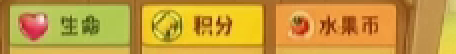
#> input picture assets/board.png, 228 x 27 px (shown 2 times larger)
$ python -i detector.py   (imports and definitions only)
#> lines starting #> are read from the running program, lines starting #| are printed output that depends on the picture
"""Offline-testable image recognition. This module never sends input."""
from pathlib import Path
import sys
import cv2
import numpy as np

BASE = Path(getattr(sys, '_MEIPASS', Path(__file__).parent))

class Detector:
    WIDTH = 327

    def __init__(self):
        self.templates = {}
        # Nearby scales accommodate the WeChat title bar and aspect-ratio changes.
        self.target_names = ('plain', 'plain_upright', 'plain_round', 'plain_high',
                             'fruit', 'fruit_upright', 'fruit_round')
        for name in ('board', 'board_live', 'hold', 'ninja', 'bomb_head', 'clock_body','clock_body2','clock_live') + self.target_names:
            im = cv2.imdecode(np.fromfile(BASE / 'assets' / (name + '.png'), np.uint8), 0)
            if im is None:
                raise RuntimeError('缺少识别素材：' + name)
            self.templates[name] = [
                (s, cv2.resize(im, None, fx=s, fy=s, interpolation=cv2.INTER_AREA))
                for s in (.82, .88, .94, 1.0, 1.06, 1.12)
            ]

    # [126 lines left out: functions matches, detect, classify_object, not called in this run]

>>> import cv2
>>> picture = cv2.cvtColor(cv2.imread('assets/board.png'), cv2.COLOR_BGR2RGB)
>>> result = Detector().detect(picture)
#> in __init__, `im = cv2.imdecode(np.fromfile(BASE / 'assets' / (name + '.png'), np.ui..`:
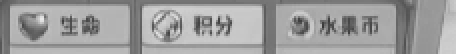
#> im: shape (27, 228) (shown 2 times larger); min 56, max 232, mean 158.2
#> (the run stopped early here; a loop or call above may not have finished)
